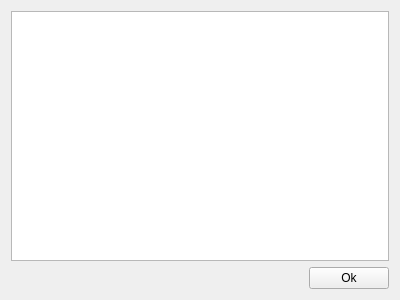
<?xml version="1.0" encoding="UTF-8"?>
<ui version="4.0">
 <class>Form</class>
 <widget class="QWidget" name="Form">
  <property name="geometry">
   <rect>
    <x>0</x>
    <y>0</y>
    <width>400</width>
    <height>300</height>
   </rect>
  </property>
  <property name="windowTitle">
   <string>Form</string>
  </property>
  <layout class="QVBoxLayout" name="verticalLayout">
   <item>
    <widget class="QListWidget" name="log_list"/>
   </item>
   <item>
    <layout class="QHBoxLayout" name="horizontalLayout">
     <item>
      <spacer name="horizontalSpacer">
       <property name="orientation">
        <enum>Qt::Horizontal</enum>
       </property>
       <property name="sizeHint" stdset="0">
        <size>
         <width>40</width>
         <height>20</height>
        </size>
       </property>
      </spacer>
     </item>
     <item>
      <widget class="QPushButton" name="pushButton">
       <property name="text">
        <string>Ok</string>
       </property>
      </widget>
     </item>
    </layout>
   </item>
  </layout>
 </widget>
 <resources/>
 <connections/>
</ui>
